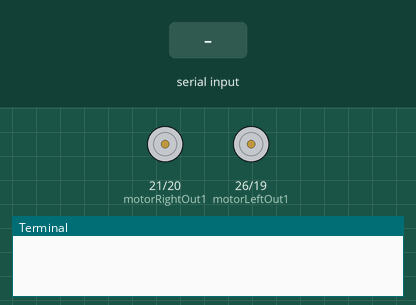
Recording of a program running on a simulated Raspberry Pi (BCM pin numbers). On the bench: motor-driver pin pairs drawn as motors (green arrow = first pin HIGH = forward, orange = second pin HIGH = backward, longer = more drive), the last lines printed to the terminal. The test bench sets the inputs (shaded band).

Above: at 1.2 s.
1.3 s: "rrr" typed at the terminal
At 1.7 s:
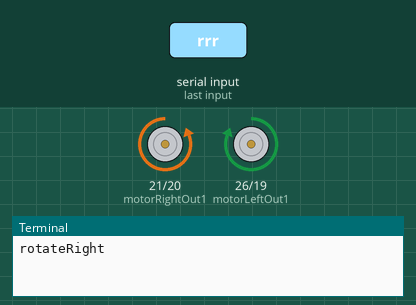
3.3 s: "rrl" typed at the terminal
At 3.7 s:
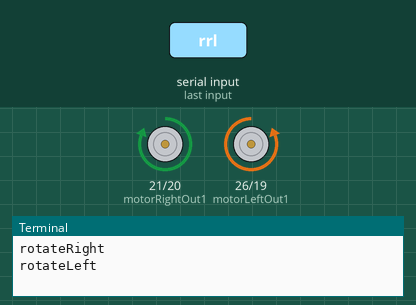
Timing chart, 0 to 6.3 s (numbered marks = the images above; inputs shaded):
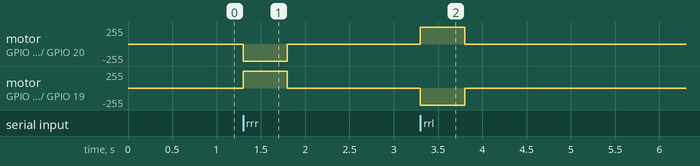

The program:

keyboard_controlled_robot.py
```python
import robotGPIO as robot
import sys
import termios
import tty


# This script contains logic for controlling the robot
# using keyboard arrow keys.

class _Getch:
    def __call__(self):
        fd = sys.stdin.fileno()
        old_settings = termios.tcgetattr(fd)
        try:
            tty.setraw(sys.stdin.fileno())
            ch = sys.stdin.read(3)
        finally:
            termios.tcsetattr(fd, termios.TCSADRAIN, old_settings)
        return ch


def get():
    inkey = _Getch()
    while (1):
        k = inkey()
        if k != '':
            break
    if k == '\x1b[A':
        print("up")
        robot.forward();
    elif k == '\x1b[B':
        print("down")
        robot.reverse();
    elif k == '\x1b[C':
        print("right")
        robot.right()
    elif k == '\x1b[D':
        print("left")
        robot.left()
    else:
        if k == 'rrr':
            print("rotateRight")
            robot.rotateRight()
        elif k == 'rrl':
            print("rotateLeft")
            robot.rotateLeft()
        else:
            print("not an arrow key!")
            return True
    return False


def main():
    robot.cleanUp()
    robot.setupGPIO()
    while True:
        is_exit = get()
        if is_exit == True:
            print("Exit is true.")
            break
    print("Cleaning up state.")
    robot.cleanUp()


if __name__ == "__main__":
    main()
```

robotGPIO.py
```python
import RPi.GPIO as GPIO
from time import sleep

# Module for core logic for controlling the GPIO functions
# and functions to navigate the robot

motorRightOut1 = 21
motorRightOut2 = 20
motorLeftOut1 = 26
motorLeftOut2 = 19

# Interval between each forward and backward activations.
interval = 0.5

# Interval between each right / left activations.
# Eventually controls how much the robot turns for each command.
turninterval = 0.3


def forwardMotorRight():
    GPIO.output(motorRightOut1, GPIO.HIGH)
    GPIO.output(motorRightOut2, GPIO.LOW)


def stopMotorRight():
    GPIO.output(motorRightOut1, GPIO.LOW)
    GPIO.output(motorRightOut2, GPIO.LOW)


def forwardMotorLeft():
    GPIO.output(motorLeftOut1, GPIO.HIGH)
    GPIO.output(motorLeftOut2, GPIO.LOW)


def stopMotorLeft():
    GPIO.output(motorLeftOut1, GPIO.LOW)
    GPIO.output(motorLeftOut2, GPIO.LOW)


def reverseMotorRight():
    GPIO.output(motorRightOut2, GPIO.HIGH)
    GPIO.output(motorRightOut1, GPIO.LOW)


def reverseMotorLeft():
    GPIO.output(motorLeftOut2, GPIO.HIGH)
    GPIO.output(motorLeftOut1, GPIO.LOW)


def right():
    forwardMotorLeft()
    sleep(turninterval)
    stopMotorLeft()


def left():
    forwardMotorRight()
    sleep(turninterval)
    stopMotorRight()


def reverse():
    reverseMotorRight()
    reverseMotorLeft()
    sleep(interval)
    stopMotorRight()
    stopMotorLeft()


def forward():
    forwardMotorRight()
    forwardMotorLeft()
    sleep(interval)
    stopMotorRight()
    stopMotorLeft()


def rotateRight():
    reverseMotorRight()
    forwardMotorLeft()
    sleep(interval)
    stopMotorRight()
    stopMotorLeft()


def rotateLeft():
    forwardMotorRight()
    reverseMotorLeft()
    sleep(interval)
    stopMotorRight()
    stopMotorLeft()


def setupGPIO():
    GPIO.setmode(GPIO.BCM)
    GPIO.setup(motorRightOut1, GPIO.OUT)
    GPIO.setup(motorRightOut2, GPIO.OUT)
    GPIO.setup(motorLeftOut1, GPIO.OUT)
    GPIO.setup(motorLeftOut2, GPIO.OUT)
    GPIO.output(motorRightOut1, GPIO.LOW)
    GPIO.output(motorRightOut2, GPIO.LOW)
    GPIO.output(motorLeftOut1, GPIO.LOW)
    GPIO.output(motorLeftOut2, GPIO.LOW)


def cleanUp():
    GPIO.cleanup()
```

Measured:
- after the input at 1.3 s, motor on GPIO 21 (motorRightOut1) / GPIO 20 (motorRightOut2): stopped → backward 255/255 at once, → stopped 0.50 s later; motor on GPIO 26 (motorLeftOut1) / GPIO 19 (motorLeftOut2): stopped → forward 255/255 at once, → stopped 0.50 s later
- after the input at 3.3 s, motor on GPIO 21 (motorRightOut1) / GPIO 20 (motorRightOut2): stopped → forward 255/255 at once, → stopped 0.50 s later; motor on GPIO 26 (motorLeftOut1) / GPIO 19 (motorLeftOut2): stopped → backward 255/255 at once, → stopped 0.50 s later
